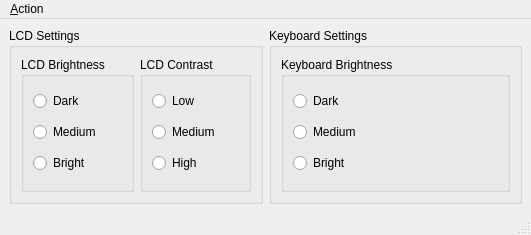
<ui version="4.0" >
 <class>LogitechApplet</class>
 <widget class="QMainWindow" name="LogitechApplet" >
  <property name="geometry" >
   <rect>
    <x>0</x>
    <y>0</y>
    <width>531</width>
    <height>235</height>
   </rect>
  </property>
  <property name="windowTitle" >
   <string>Logitech Applet</string>
  </property>
  <property name="windowIcon" >
   <iconset resource="applet.qrc" >:/pics/logitech_logo.png</iconset>
  </property>
  <widget class="QWidget" name="centralwidget" >
   <layout class="QGridLayout" >
    <item row="0" column="0" >
     <widget class="QGroupBox" name="LCDSettings" >
      <property name="title" >
       <string>LCD Settings</string>
      </property>
      <layout class="QGridLayout" >
       <item row="0" column="0" >
        <widget class="QGroupBox" name="LCDBrightness" >
         <property name="title" >
          <string>LCD Brightness</string>
         </property>
         <layout class="QGridLayout" >
          <item row="0" column="0" >
           <widget class="QRadioButton" name="LCDBrightnessDark" >
            <property name="text" >
             <string>Dark</string>
            </property>
           </widget>
          </item>
          <item row="1" column="0" >
           <widget class="QRadioButton" name="LCDBrightnessMedium" >
            <property name="text" >
             <string>Medium</string>
            </property>
           </widget>
          </item>
          <item row="2" column="0" >
           <widget class="QRadioButton" name="LCDBrightnessBright" >
            <property name="text" >
             <string>Bright</string>
            </property>
           </widget>
          </item>
         </layout>
        </widget>
       </item>
       <item row="0" column="1" >
        <widget class="QGroupBox" name="LCDContrast" >
         <property name="title" >
          <string>LCD Contrast</string>
         </property>
         <layout class="QGridLayout" >
          <item row="0" column="0" >
           <widget class="QRadioButton" name="LCDContrastLow" >
            <property name="text" >
             <string>Low</string>
            </property>
           </widget>
          </item>
          <item row="1" column="0" >
           <widget class="QRadioButton" name="LCDContrastMedium" >
            <property name="text" >
             <string>Medium</string>
            </property>
           </widget>
          </item>
          <item row="2" column="0" >
           <widget class="QRadioButton" name="LCDContrastHigh" >
            <property name="text" >
             <string>High</string>
            </property>
           </widget>
          </item>
         </layout>
        </widget>
       </item>
      </layout>
     </widget>
    </item>
    <item row="0" column="1" >
     <widget class="QGroupBox" name="KeyboardSettings" >
      <property name="title" >
       <string>Keyboard Settings</string>
      </property>
      <layout class="QGridLayout" >
       <item row="0" column="0" >
        <widget class="QGroupBox" name="KeyboardBrightness" >
         <property name="title" >
          <string>Keyboard Brightness</string>
         </property>
         <layout class="QGridLayout" >
          <item row="0" column="0" >
           <widget class="QRadioButton" name="KeyboardBrightnessDark" >
            <property name="text" >
             <string>Dark</string>
            </property>
           </widget>
          </item>
          <item row="1" column="0" >
           <widget class="QRadioButton" name="KeyboardBrightnessMedium" >
            <property name="text" >
             <string>Medium</string>
            </property>
           </widget>
          </item>
          <item row="2" column="0" >
           <widget class="QRadioButton" name="KeyboardBrightnessBright" >
            <property name="text" >
             <string>Bright</string>
            </property>
           </widget>
          </item>
         </layout>
        </widget>
       </item>
      </layout>
     </widget>
    </item>
   </layout>
  </widget>
  <widget class="QMenuBar" name="menubar" >
   <property name="geometry" >
    <rect>
     <x>0</x>
     <y>0</y>
     <width>531</width>
     <height>32</height>
    </rect>
   </property>
   <widget class="QMenu" name="menu_Action" >
    <property name="title" >
     <string>&amp;Action</string>
    </property>
    <addaction name="action_Exit" />
   </widget>
   <addaction name="menu_Action" />
  </widget>
  <widget class="QStatusBar" name="statusbar" />
  <action name="action_Exit" >
   <property name="text" >
    <string>&amp;Exit</string>
   </property>
  </action>
 </widget>
 <resources>
  <include location="applet.qrc" />
 </resources>
 <connections/>
</ui>
